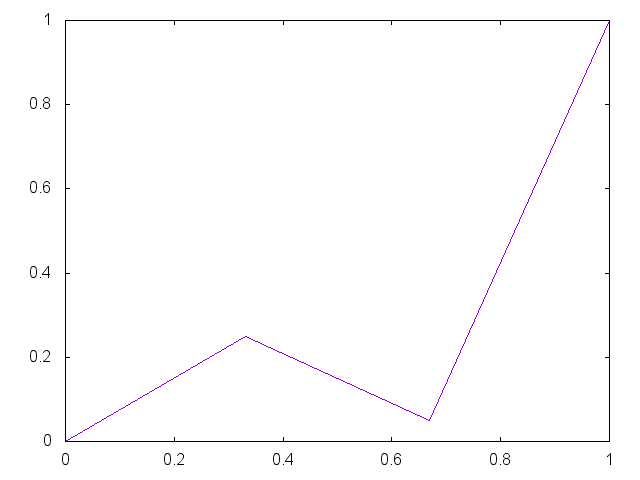

The script that saved this image:


set term png

set output "generate/static/generate/unique-0.25-0.05.png"
plot '-' smooth unique notitle
0 0
0.33 0.25
0.67 0.05 
1 1
e

reset;
